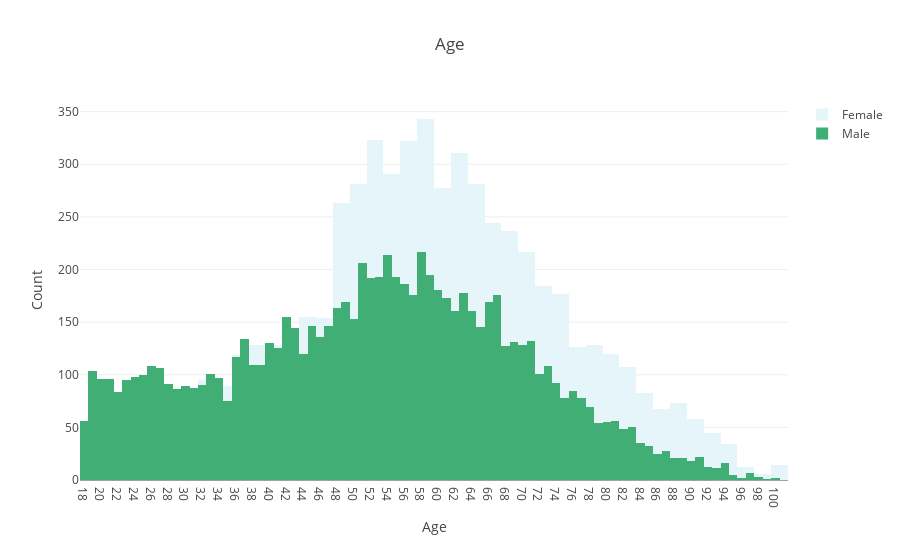

This figure's notebook cell:
### Markdown cell above
## Analysis Questions: 

### 1- Data Exploration - Customers Demographics: Gender, Age, Income, Member since

### Code cell
trace_2 = go.Histogram(
            x=profile[profile.gender == 'M'].age, 
            name = 'Male', 
            marker=dict(color = bupu[5]))

trace_1 = go.Histogram(
            x=profile[profile.gender == 'F'].age, 
            name = 'Female', 
            marker=dict(color = bupu[1]))


layout = go.Layout(title="Age", 
                        barmode='overlay', 
                        xaxis = dict(ticks='', nticks=48, 
                                    title=go.layout.xaxis.Title(
                                    text='Age'), automargin=True),
                        yaxis = dict(title=go.layout.yaxis.Title(
                                    text='Count'), automargin=True))


fig = go.Figure(data=[trace_1, trace_2], layout=layout)


plotly.offline.iplot(fig)


#py.iplot(fig, filename='profile_age')

### Figure 1 — Plotly figure (JSON) as saved in the notebook; plotly's stock layout.template omitted (floating-point values rounded to 4 significant figures; data arrays with more than 128 entries replaced by an {"elided": "..."} marker saying what was removed)
{"data": [{"marker": {"color": "rgb(229,245,249)"}, "name": "Female", "type": "histogram", "uid": "b41c1138-6f67-45d3-82b9-71f6d59a9942", "x": {"elided": "6129 int values"}}, {"marker": {"color": "rgb(65,174,118)"}, "name": "Male", "type": "histogram", "uid": "cc4215e1-73c1-4eb1-b79c-3ca732019330", "x": {"elided": "8484 int values"}}], "layout": {"barmode": "overlay", "title": {"text": "Age"}, "xaxis": {"automargin": true, "nticks": 48, "ticks": "", "title": {"text": "Age"}}, "yaxis": {"automargin": true, "title": {"text": "Count"}}}}
